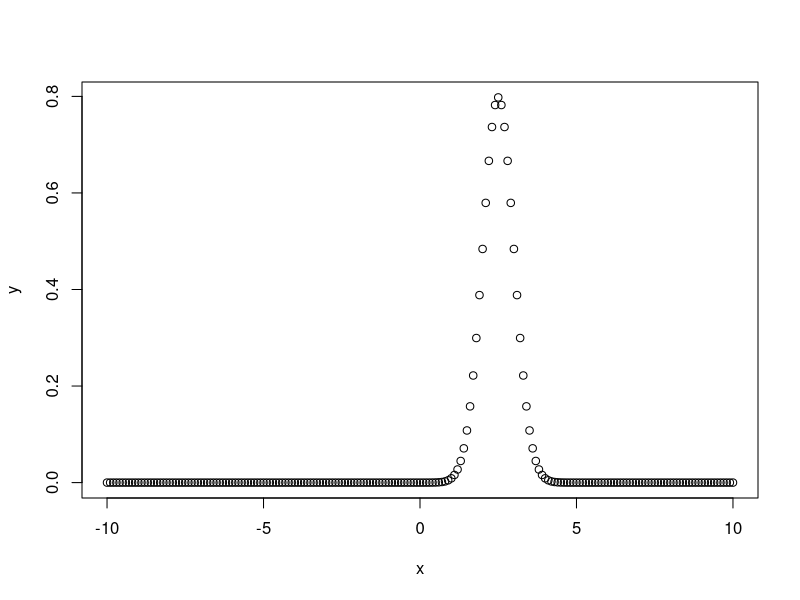
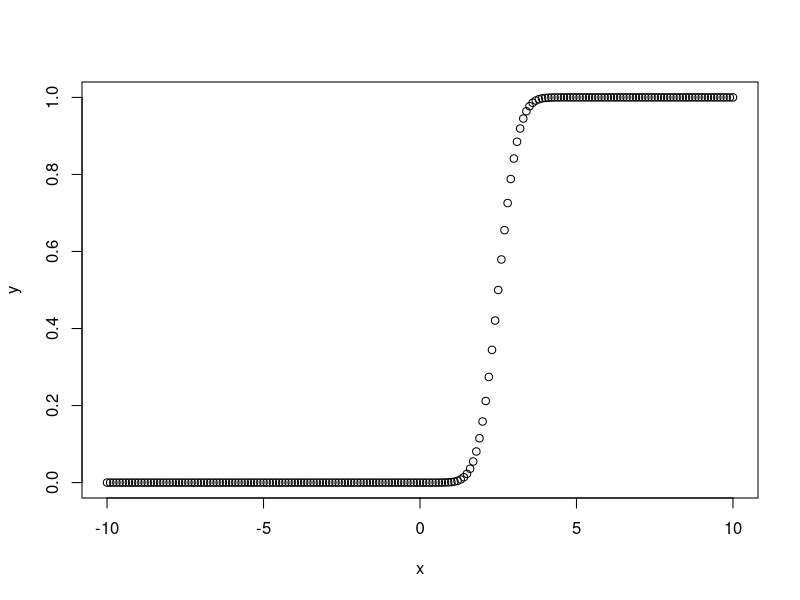
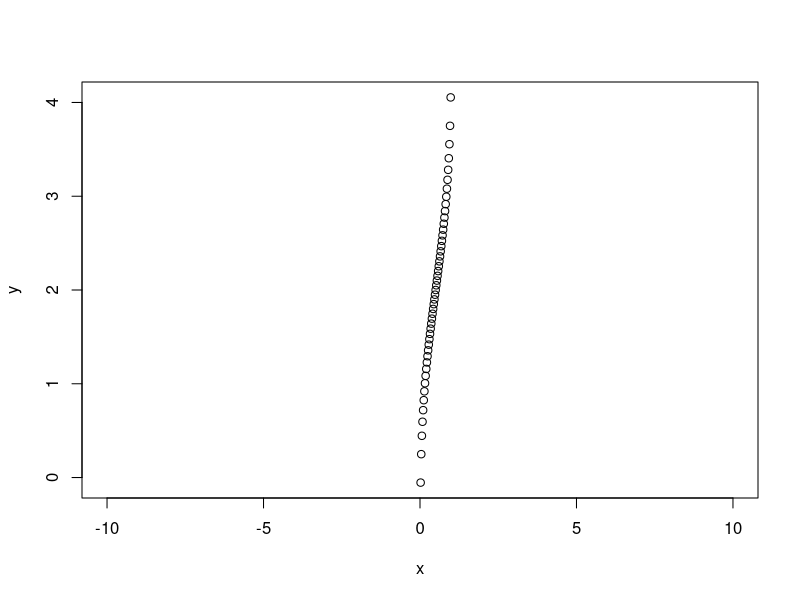

R code for these plots, in order:
x <- seq(-10, 10, by = 0.1)       # Create a sequence of x values from -10 to 10
y <- dnorm(x, mean = 2.5, sd = 0.5)  # Calculate the normal distribution with mean = 2.5 and sd = 0.5

png(file = "dnorm.png")            # Open a PNG device to save the plot
plot(x, y)                         # Plot the values of x and y
dev.off()                          # Close the PNG device
#############################################################################################
x <- seq(-10, 10, by = 0.1)       # Create a sequence of x values from -10 to 10
y <- pnorm(x, mean = 2.5, sd = 0.5)  # Calculate the normal distribution with mean = 2.5 and sd = 0.5

png(file = "pnorm.png")            # Open a PNG device to save the plot
plot(x, y)                         # Plot the values of x and y
dev.off()                          # Close the PNG device


x <- seq(-10, 10, by = 0.02)       # Create a sequence of x values from -10 to 10
y <- qnorm(x, mean = 2, sd = 1)  # Calculate the normal distribution with mean = 2.5 and sd = 0.5

png(file = "qnorm.png")            # Open a PNG device to save the plot
plot(x, y)                         # Plot the values of x and y
dev.off()                          # Close the PNG device

